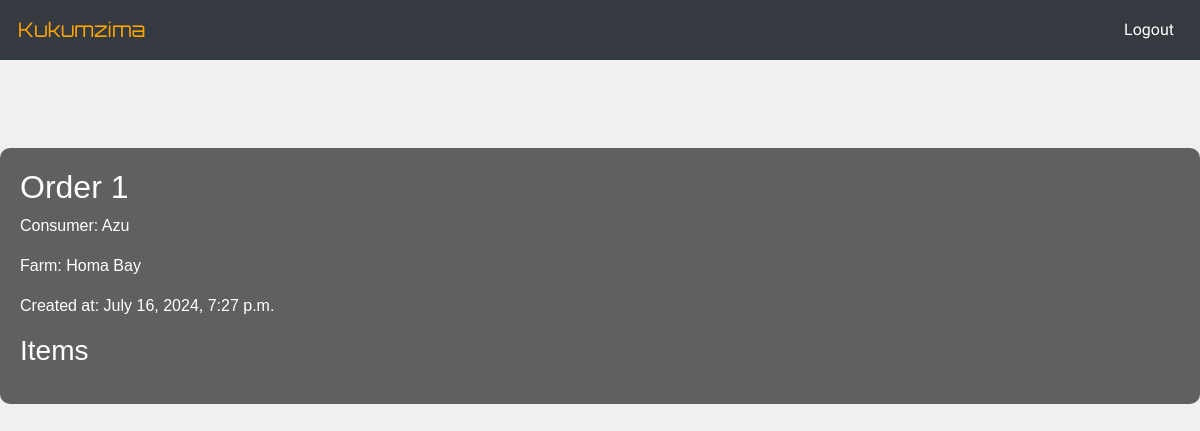
/orders/1/ (signed in), run on the app's committed database.
### core/models.py (models this page shows, shortened)
class Order(models.Model):
    consumer = models.ForeignKey(settings.AUTH_USER_MODEL, on_delete=models.CASCADE, related_name='orders')
    farm = models.ForeignKey(Farm, on_delete=models.CASCADE, related_name='orders')
    created_at = models.DateTimeField(auto_now_add=True)

class User(AbstractUser):
    is_farmer = models.BooleanField(default=False)
    is_consumer = models.BooleanField(default=False)

class Farm(models.Model):
    farmer = models.ForeignKey(Farmer, on_delete=models.CASCADE)
    name = models.CharField(max_length=100)
    location = models.CharField(max_length=255)
    numberOfhens = models.PositiveIntegerField()

### core/views.py (the view)
# urls.py: path('orders/<int:order_id>/', views.order_detail, name='order_detail'),
@login_required
def order_detail(request, order_id):
    order = get_object_or_404(Order, id=order_id)
    return render(request, 'core/order_detail.html', {'order': order})

### core/templates/core/order_detail.html (shortened to what this page needs)
{% extends 'core/base.html' %}
{% block content %}
  <h2>Order {{ order.id }}</h2>
  <p>Consumer: {{ order.consumer.username }}</p>
  <p>Farm: {{ order.farm.name }}</p>
  <p>Created at: {{ order.created_at }}</p>
  <h3>Items</h3>
{% endblock %}

### core/templates/core/base.html (style rules this page uses)
body { font-family: Arial, sans-serif; background-color: #f0f0f0; color: #333333; margin: 0; padding: 0; background-image: url('https://images5.alphacoders.com/867/867097.jpg '); background-size:cover; background-repeat: no-repeat; }

### data on the page
Order: id "1", consumer.username "Azu", farm.name "Homa Bay", created_at "July 16, 2024, 7:27 p.m."
